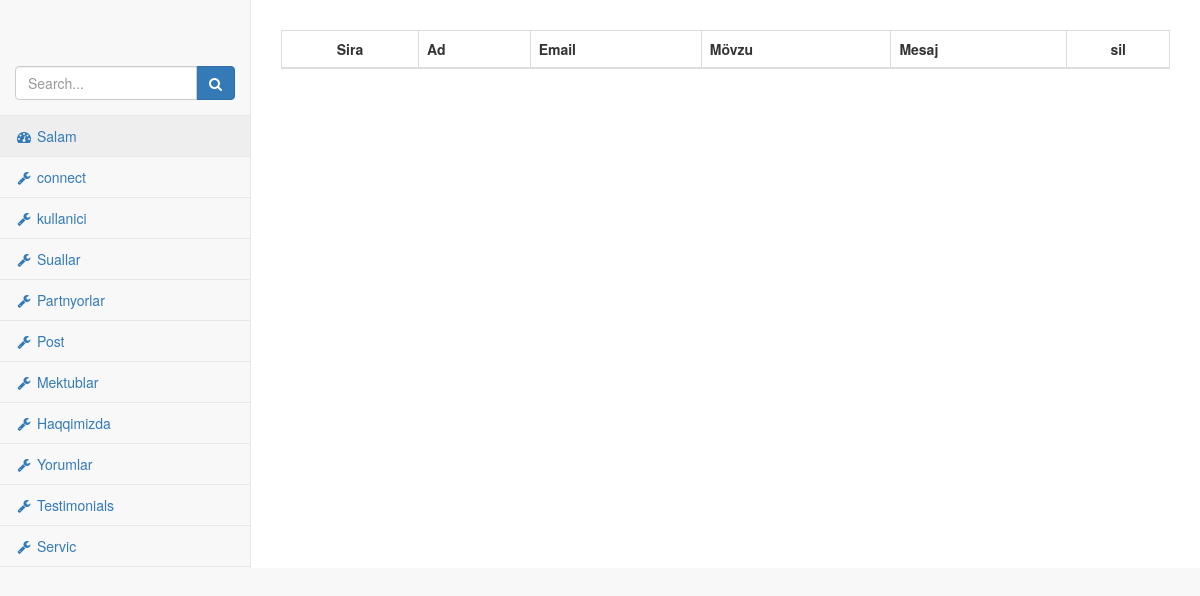
/admin/pages/mektublar.php, run on an earlier commit of the app's database.
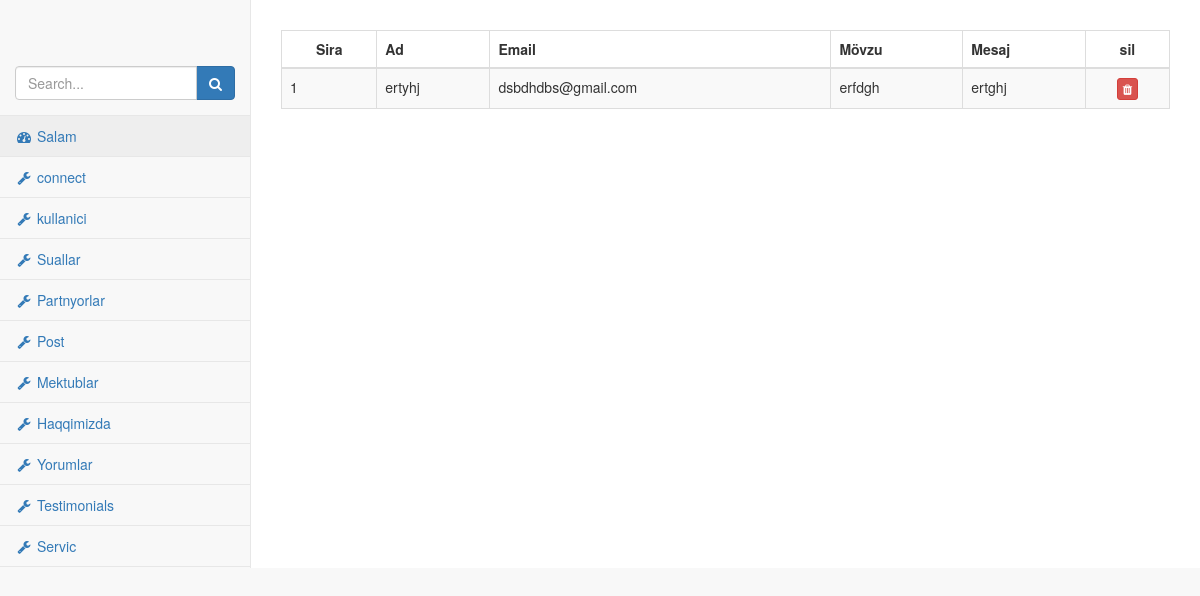
And on a later commit of the database.
### tables this page shows
CREATE TABLE `mektub` (
  `mektub_id` int(11) NOT NULL,
  `mektub_ad` varchar(50) NOT NULL,
  `mektub_email` varchar(50) NOT NULL,
  `mektub_movzu` varchar(500) NOT NULL,
  `mektub_mesaj` text NOT NULL
);

### admin/pages/mektublar.php (the view, shortened to what this page needs)
<?php
include ('header.php');
$mektubsor=$db->prepare("SELECT * FROM mektub");
$mektubsor->execute();
 ?>
        <div id="page-wrapper">
            <div class="container-fluid ">
                <div class="row">
                    <div class="col-lg-12">
                        <div class="table-responsive">
                            <table class="table table-bordered table-striped">
                                <thead>
                                    <tr>
                                        <th class="text-center">Sira</th>
                                        <th>Ad</th>
                                        <th>Email</th>
                                        <th>Mövzu</th>
                                        <th>Mesaj</th>
                                        <th class="text-center">sil</th>
                                    </tr>
                                </thead>
                                <tbody>
                                    <?php
                                            $say=0;
                                             while($mektubcek=$mektubsor->fetch(PDO::FETCH_ASSOC)) {$say++?>
                                    <tr>
                                        <td><?php echo $say ?></td>
                                        <td><?php echo $mektubcek['mektub_ad'] ?></td>
                                        <td><?php echo $mektubcek['mektub_email'] ?></td>
                                        <td><?php echo $mektubcek['mektub_movzu'] ?></td>
                                        <td><?php echo $mektubcek['mektub_mesaj'] ?></td>
                                        <td><center><a href="../netting/islem.php?mektub_id=<?php echo $mektubcek['mektub_id']; ?>&mektubsil=ok"><button  class="btn btn-danger btn-xs"><i class="fa fa-trash"></i></button></a></center></td>
                                    </tr>
                                   <?php } ?>
                                </tbody>
                            </table>
                        </div>
                    </div>
                </div>
            </div>
        </div>
    </div>
</body>
</html>

What changed in the data, as far as the page shows it:
added mektub: mektub_ad "ertyhj", mektub_email "dsbdhdbs@gmail.com", mektub_movzu "erfdgh", mektub_mesaj "ertghj"
